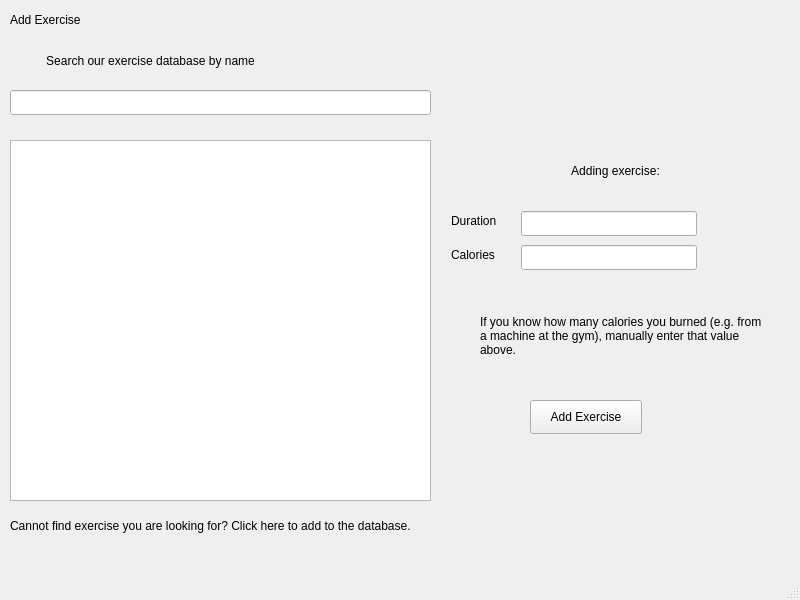
<?xml version="1.0" encoding="UTF-8"?>
<ui version="4.0">
 <class>MainWindow</class>
 <widget class="QMainWindow" name="MainWindow">
  <property name="geometry">
   <rect>
    <x>0</x>
    <y>0</y>
    <width>800</width>
    <height>600</height>
   </rect>
  </property>
  <property name="windowTitle">
   <string>MainWindow</string>
  </property>
  <widget class="QWidget" name="centralwidget">
   <widget class="QLineEdit" name="lineEdit">
    <property name="geometry">
     <rect>
      <x>10</x>
      <y>90</y>
      <width>421</width>
      <height>25</height>
     </rect>
    </property>
    <property name="text">
     <string/>
    </property>
   </widget>
   <widget class="QLabel" name="label">
    <property name="geometry">
     <rect>
      <x>-10</x>
      <y>50</y>
      <width>321</width>
      <height>21</height>
     </rect>
    </property>
    <property name="text">
     <string>Search our exercise database by name</string>
    </property>
    <property name="alignment">
     <set>Qt::AlignCenter</set>
    </property>
   </widget>
   <widget class="QLabel" name="label_2">
    <property name="geometry">
     <rect>
      <x>10</x>
      <y>10</y>
      <width>451</width>
      <height>19</height>
     </rect>
    </property>
    <property name="text">
     <string>Add Exercise</string>
    </property>
   </widget>
   <widget class="QLabel" name="label_3">
    <property name="geometry">
     <rect>
      <x>480</x>
      <y>130</y>
      <width>271</width>
      <height>81</height>
     </rect>
    </property>
    <property name="text">
     <string>Adding exercise:</string>
    </property>
    <property name="alignment">
     <set>Qt::AlignCenter</set>
    </property>
   </widget>
   <widget class="QLabel" name="label_4">
    <property name="geometry">
     <rect>
      <x>480</x>
      <y>300</y>
      <width>291</width>
      <height>71</height>
     </rect>
    </property>
    <property name="text">
     <string>If you know how many calories you burned (e.g. from a machine at the gym), manually enter that value above.</string>
    </property>
    <property name="scaledContents">
     <bool>false</bool>
    </property>
    <property name="wordWrap">
     <bool>true</bool>
    </property>
   </widget>
   <widget class="QLabel" name="label_5">
    <property name="geometry">
     <rect>
      <x>10</x>
      <y>500</y>
      <width>751</width>
      <height>51</height>
     </rect>
    </property>
    <property name="text">
     <string>Cannot find exercise you are looking for? Click here to add to the database.</string>
    </property>
   </widget>
   <widget class="QLabel" name="caloriesLabel">
    <property name="geometry">
     <rect>
      <x>451</x>
      <y>245</y>
      <width>56</width>
      <height>19</height>
     </rect>
    </property>
    <property name="text">
     <string>Calories</string>
    </property>
   </widget>
   <widget class="QLineEdit" name="caloriesLineEdit">
    <property name="geometry">
     <rect>
      <x>521</x>
      <y>245</y>
      <width>176</width>
      <height>25</height>
     </rect>
    </property>
   </widget>
   <widget class="QPushButton" name="pushButton">
    <property name="geometry">
     <rect>
      <x>530</x>
      <y>400</y>
      <width>112</width>
      <height>34</height>
     </rect>
    </property>
    <property name="text">
     <string>Add Exercise</string>
    </property>
   </widget>
   <widget class="QLineEdit" name="durationLineEdit">
    <property name="geometry">
     <rect>
      <x>521</x>
      <y>211</y>
      <width>176</width>
      <height>25</height>
     </rect>
    </property>
   </widget>
   <widget class="QLabel" name="durationLabel">
    <property name="geometry">
     <rect>
      <x>451</x>
      <y>211</y>
      <width>61</width>
      <height>19</height>
     </rect>
    </property>
    <property name="text">
     <string>Duration</string>
    </property>
   </widget>
   <widget class="QTableView" name="tableView">
    <property name="geometry">
     <rect>
      <x>10</x>
      <y>140</y>
      <width>421</width>
      <height>361</height>
     </rect>
    </property>
   </widget>
  </widget>
  <widget class="QStatusBar" name="statusbar"/>
 </widget>
 <resources/>
 <connections/>
</ui>
